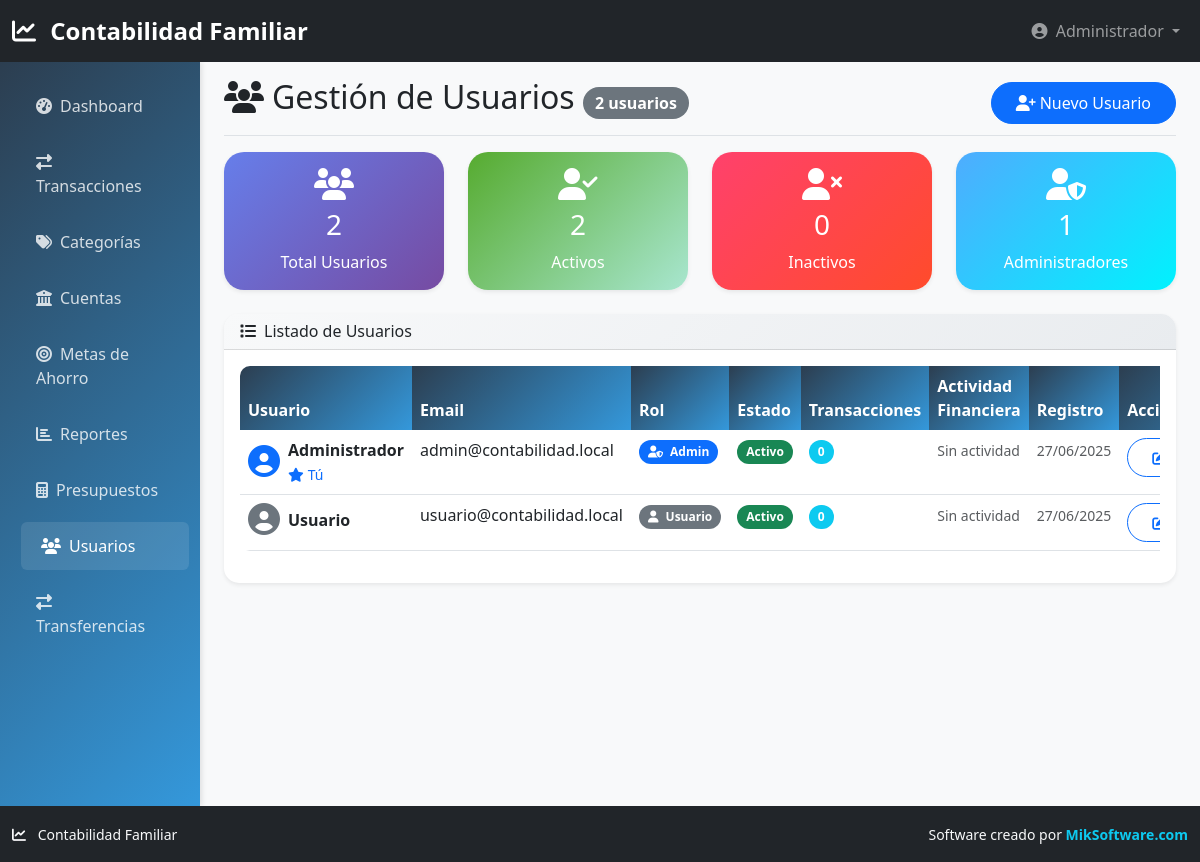
Page /usuarios.php (signed in) on the earlier database version.
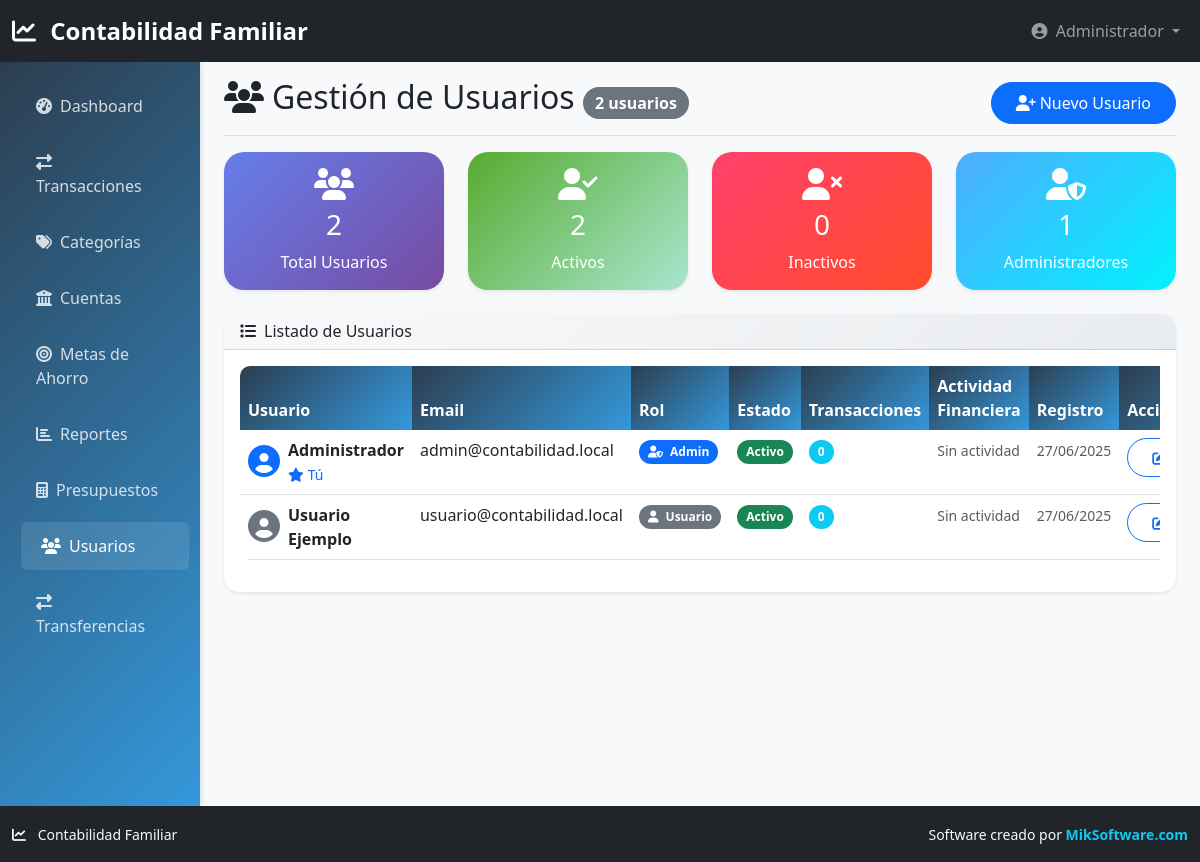
Same page on the later database version.
### tables this page shows
CREATE TABLE usuarios (
    id INT AUTO_INCREMENT PRIMARY KEY,
    nombre VARCHAR(100) NOT NULL,
    email VARCHAR(150) UNIQUE NOT NULL,
    password VARCHAR(255) NOT NULL,
    role ENUM('admin', 'usuario') DEFAULT 'usuario',
    activo BOOLEAN DEFAULT TRUE,
    created_at TIMESTAMP DEFAULT CURRENT_TIMESTAMP,
    updated_at TIMESTAMP DEFAULT CURRENT_TIMESTAMP ON UPDATE CURRENT_TIMESTAMP
);

### config/database.php (called while the page is built, shortened)
<?php
class Database {
    private $connection;
    public function __construct() {
        try {
            $dsn = "mysql:host=" . DB_HOST . ";dbname=" . DB_NAME . ";charset=" . DB_CHARSET;
            $this->connection = new PDO($dsn, DB_USER, DB_PASS, [
                PDO::ATTR_ERRMODE => PDO::ERRMODE_EXCEPTION,
                PDO::ATTR_DEFAULT_FETCH_MODE => PDO::FETCH_ASSOC,
                PDO::ATTR_EMULATE_PREPARES => false,
            ]);
            $this->connection->exec("SET NAMES 'utf8mb4' COLLATE 'utf8mb4_unicode_ci'");
            $this->connection->exec("SET collation_connection = 'utf8mb4_unicode_ci'");
        } catch (PDOException $e) {
            die("Error de conexión: " . $e->getMessage());
        }
    }
    public function query($sql, $params = []) {
        $stmt = $this->connection->prepare($sql);
        $stmt->execute($params);
        return $stmt;
    }
    public function fetchAll($sql, $params = []) {
        $stmt = $this->query($sql, $params);
        return $stmt->fetchAll();
    }
}
$db = new Database();
?>

### usuarios.php (the view, shortened to what the changed rows need)
<?php
require_once 'config/database.php';
$usuarios = $db->fetchAll(
    "SELECT u.*,
     (SELECT COUNT(*) FROM transacciones WHERE usuario_id = u.id) as total_transacciones,
     (SELECT SUM(cantidad) FROM transacciones WHERE usuario_id = u.id AND tipo = 'ingreso') as total_ingresos,
     (SELECT SUM(cantidad) FROM transacciones WHERE usuario_id = u.id AND tipo = 'gasto') as total_gastos
     FROM usuarios u
     ORDER BY u.activo DESC, u.created_at DESC"
);
include 'includes/header.php';
?>
<div class="container-fluid">
    <div class="row">
        <main class="col-md-9 ms-sm-auto col-lg-10 px-md-4">
            <div class="d-flex justify-content-between flex-wrap flex-md-nowrap align-items-center pt-3 pb-2 mb-3 border-bottom">
                <h1 class="h2">
                    <i class="fas fa-users me-2"></i>Gestión de Usuarios
                    <span class="badge bg-secondary fs-6"><?php echo count($usuarios); ?> usuarios</span>
                </h1>
            </div>
            <div class="card">
                <div class="card-body">
                    <div class="table-responsive">
                        <table class="table table-hover">
                            <thead>
                                <tr>
                                    <th>Usuario</th>
                                    <th>Email</th>
                                    <th>Rol</th>
                                    <th>Estado</th>
                                    <th>Transacciones</th>
                                    <th>Actividad Financiera</th>
                                    <th>Registro</th>
                                    <th>Acciones</th>
                                </tr>
                            </thead>
                            <tbody>
                                <?php foreach ($usuarios as $usuario): ?>
                                    <tr class="<?php echo !$usuario['activo'] ? 'table-secondary' : ''; ?>">
                                        <td>
                                            <div class="d-flex align-items-center">
                                                <div class="avatar me-2">
                                                    <i class="fas fa-user-circle fa-2x text-<?php echo $usuario['role'] === 'admin' ? 'primary' : 'secondary'; ?>"></i>
                                                </div>
                                                <div>
                                                    <div class="fw-bold"><?php echo htmlspecialchars($usuario['nombre']); ?></div>
                                                </div>
                                            </div>
                                        </td>
                                        <td><?php echo htmlspecialchars($usuario['email']); ?></td>
                                        <td>
                                            <span class="badge bg-<?php echo $usuario['role'] === 'admin' ? 'primary' : 'secondary'; ?>">
                                                <i class="fas fa-<?php echo $usuario['role'] === 'admin' ? 'user-shield' : 'user'; ?> me-1"></i>
                                                <?php echo ucfirst($usuario['role']); ?>
                                            </span>
                                        </td>
                                        <td>
                                            <?php if ($usuario['activo']): ?>
                                                <span class="badge bg-success">Activo</span>
                                            <?php else: ?>
                                                <span class="badge bg-danger">Inactivo</span>
                                            <?php endif; ?>
                                        </td>
                                        <td>
                                            <span class="badge bg-info"><?php echo $usuario['total_transacciones'] ?? 0; ?></span>
                                        </td>
                                        <td>
                                            <?php if ($usuario['total_transacciones'] > 0): ?>
                                                <small class="text-success">
                                                    <i class="fas fa-arrow-up me-1"></i>
                                                    $<?php echo number_format($usuario['total_ingresos'] ?? 0, 0); ?>
                                                </small>
                                                <br>
                                                <small class="text-danger">
                                                    <i class="fas fa-arrow-down me-1"></i>
                                                    $<?php echo number_format($usuario['total_gastos'] ?? 0, 0); ?>
                                                </small>
                                            <?php else: ?>
                                                <small class="text-muted">Sin actividad</small>
                                            <?php endif; ?>
                                        </td>
                                        <td>
                                            <small class="text-muted">
                                                <?php echo date('d/m/Y', strtotime($usuario['created_at'])); ?>
                                            </small>
                                        </td>
                                        <td>
                                            <div class="btn-group btn-group-sm">
                                                <button class="btn btn-outline-primary" onclick="editarUsuario(<?php echo htmlspecialchars(json_encode($usuario)); ?>)" title="Editar">
                                                    <i class="fas fa-edit"></i>
                                                </button>
                                            </div>
                                        </td>
                                    </tr>
                                <?php endforeach; ?>
                            </tbody>
                        </table>
                    </div>
                </div>
            </div>
        </main>
    </div>
</div>
<?php include 'includes/footer.php'; ?>

Differences in the rows shown:
changed usuarios "usuario@contabilidad.local": nombre "Usuario" → "Usuario Ejemplo"
